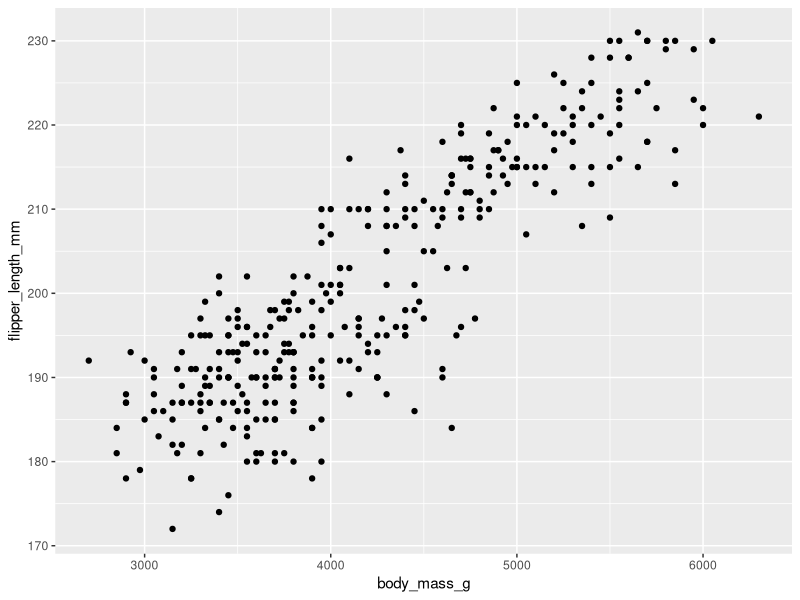
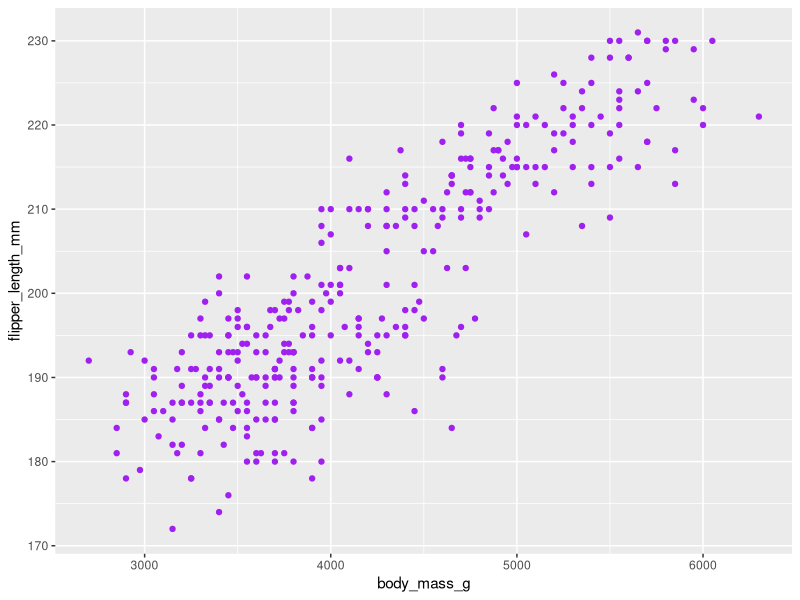
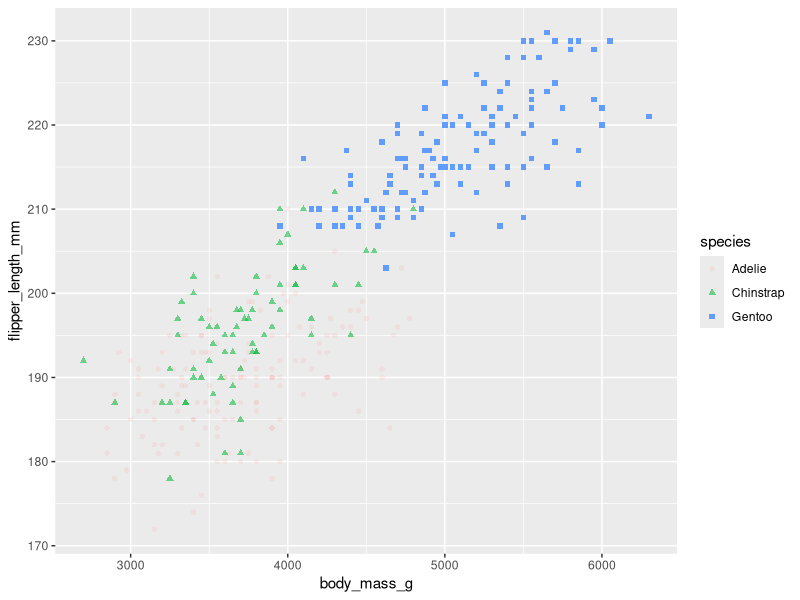
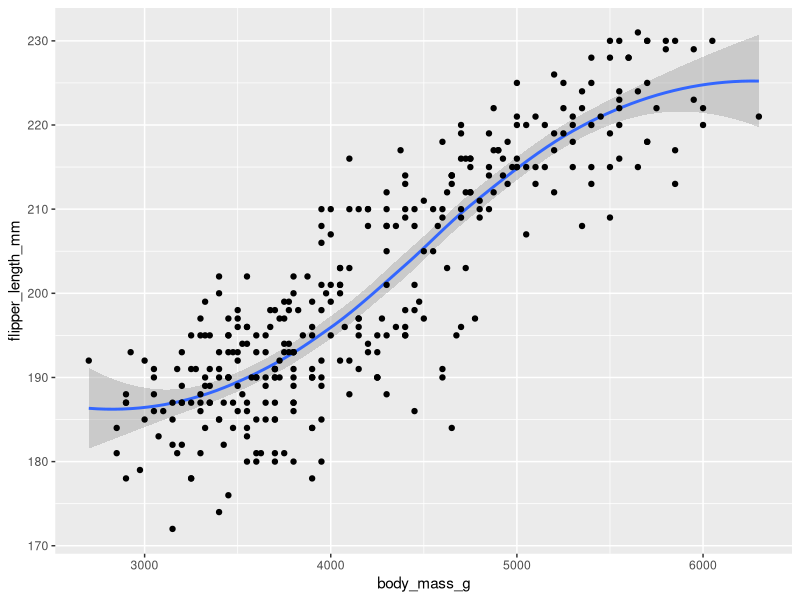
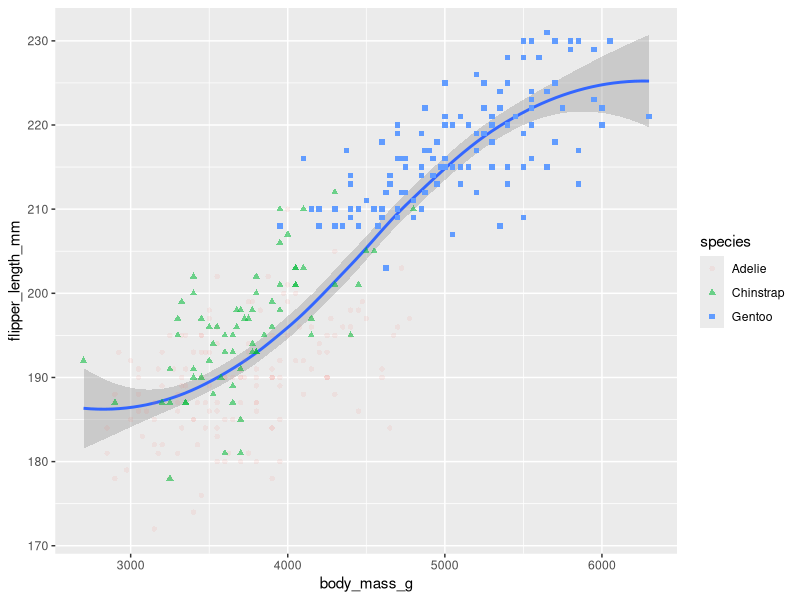
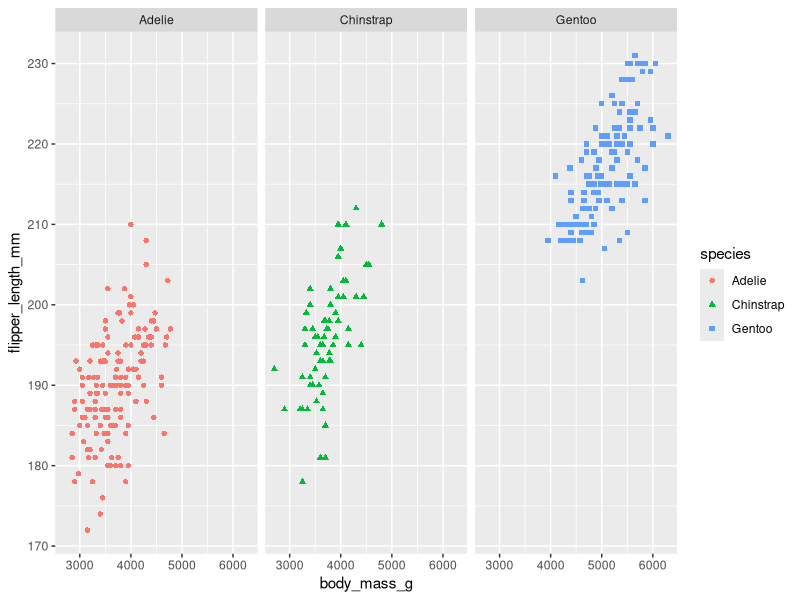
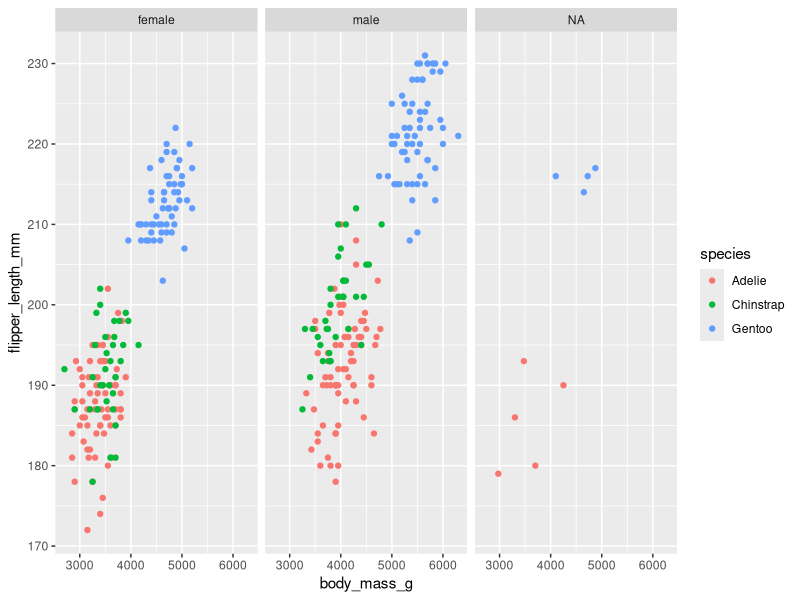
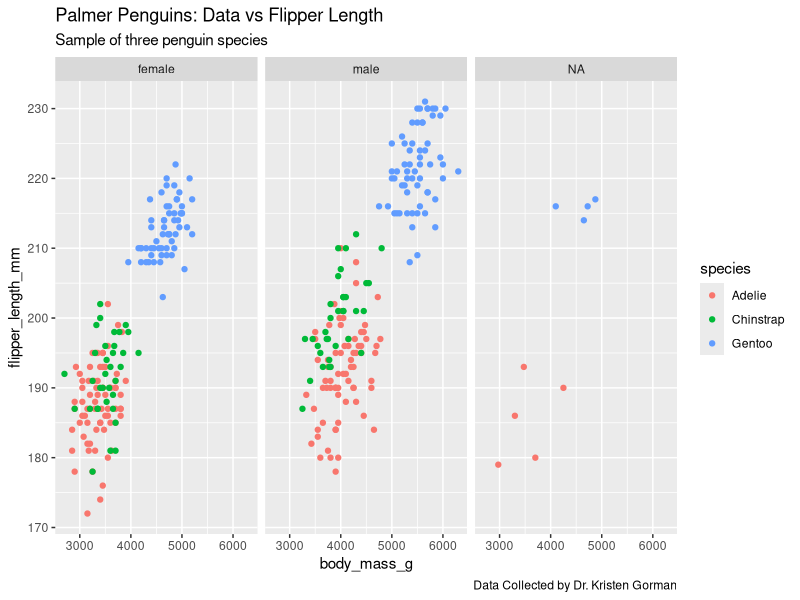

Generate these figures, in order, with R:
## ---- chunk 1
library(tidyverse)
library(palmerpenguins)
library(ggplot2)
## ---- chunk 2
View(penguins)
## ---- chunk 3
ggplot(data = penguins)+
  geom_point(mapping = aes(x =body_mass_g, y = flipper_length_mm))

## ---- chunk 4
ggplot(data = penguins)+
  geom_point(mapping = aes(x =body_mass_g, y = flipper_length_mm),color ="purple")
## ---- chunk 5
ggplot(data = penguins)+
  geom_point(mapping = aes(x =body_mass_g, y = flipper_length_mm,color =species, shape = species,alpha= species))
## ---- chunk 6
ggplot(data = penguins)+
  geom_smooth(mapping = aes(x =body_mass_g, y = flipper_length_mm))+
  geom_point(mapping = aes(x =body_mass_g, y = flipper_length_mm))
## ---- chunk 7
ggplot(data = penguins)+
  geom_smooth(mapping = aes(x =body_mass_g, y = flipper_length_mm))+
  geom_point(mapping = aes(x =body_mass_g, y = flipper_length_mm,color =species, shape = species,alpha = species)) 
## ---- chunk 8
ggplot(data = penguins, aes(x= body_mass_g , y =flipper_length_mm))+
  geom_point(aes(color=species, shape = species))+
  facet_wrap(~species)
## ---- chunk 9
ggplot(data=penguins)+
  geom_point(mapping = aes(x= body_mass_g , y =flipper_length_mm,color =species))+
  facet_grid(~sex)
## ---- chunk 10
ggplot(data=penguins)+
  geom_point(mapping = aes(x= body_mass_g , y =flipper_length_mm,color =species))+
  facet_grid(~sex)+
  labs(title = "Palmer Penguins: Data vs Flipper Length",subtitle = "Sample of three penguin species", caption = "Data Collected by Dr. Kristen Gorman")
## ---- chunk 11
p <- ggplot(data=penguins)+
  geom_point(mapping = aes(x= body_mass_g , y =flipper_length_mm,color =species))
## ---- chunk 12
p +labs(title = "Palmer Penguins: Data vs Flipper Length",subtitle = "Sample of three penguin species", caption = "Data Collected by Dr. Kristen Gorman")+
  annotate("text",x = 5500,y=205,label = "Gentoos are the largest")
